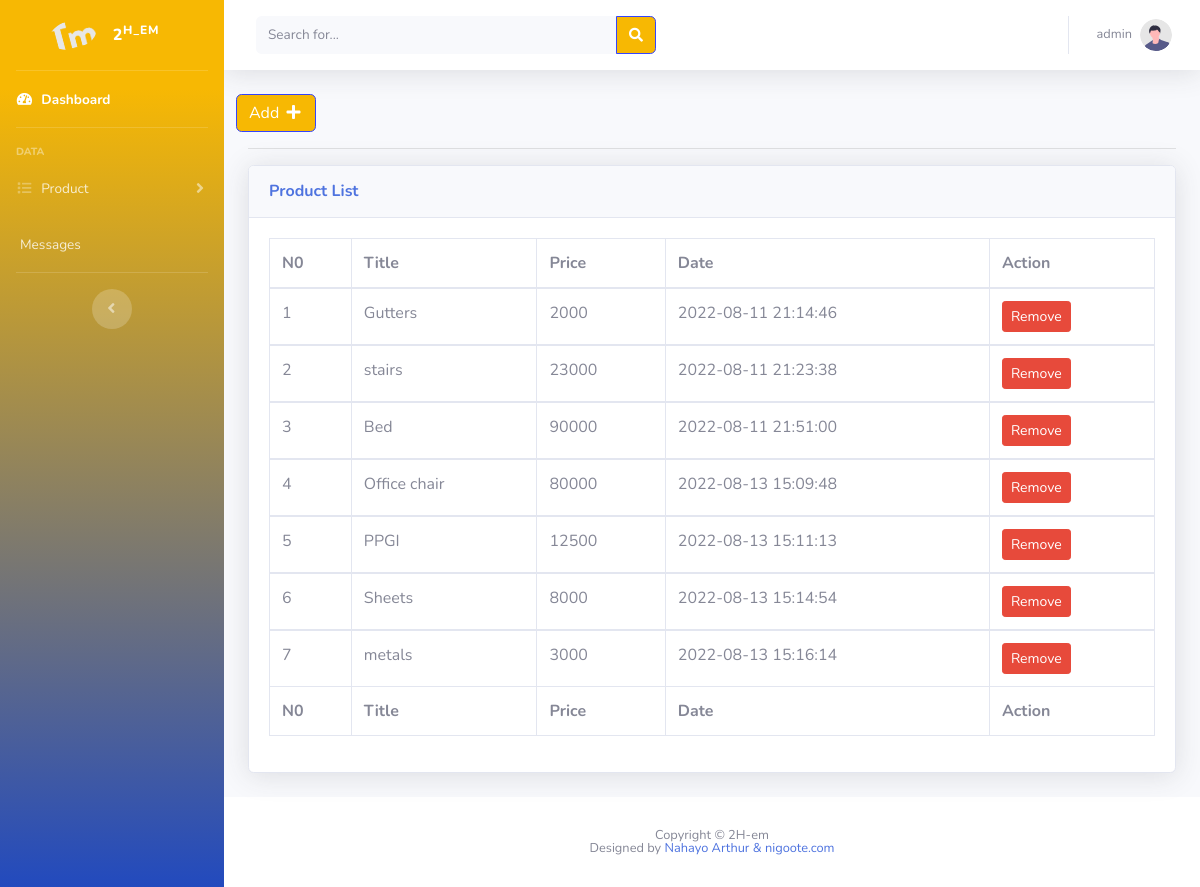
The page /user/product.php (signed in) on the database its author committed.
### tables this page shows
CREATE TABLE `producttbl` (
  `pid` int(11) NOT NULL,
  `PostTitle` varchar(200) NOT NULL,
  `PostDetails` longtext NOT NULL,
  `prodPrice` varchar(20) NOT NULL,
  `thumbnail` varchar(100) NOT NULL,
  `date` timestamp NOT NULL DEFAULT current_timestamp(),
  `status` int(2) NOT NULL
);

### user/product.php (the view, shortened to what this page needs)
<?php
include 'include/config.php';
if (strlen($_SESSION['admin_id']) == 0) {
    header('location: idex.php');
} else {
?>
<!DOCTYPE html>
<html lang="en">
<head>
    <link href="plugins/vendor/fontawesome-free/css/all.min.css" rel="stylesheet" type="text/css">
    <link href="plugins/css/sb-admin-2.css" rel="stylesheet">
    <link href="plugins/vendor/datatables/dataTables.bootstrap4.min.css" rel="stylesheet">
</head>
<body id="page-top">
    <div id="wrapper">
        <?php
            include 'include/sidebar.php';
       ?>
        <div id="content-wrapper" class="d-flex flex-column">
            <div id="content">
                <?php
                        include 'include/topbar.php'
                   ?>
                <div class="container-fluid">
                    <div class="row">
                        <a href="#" class="btn btn-primary" data-toggle="modal" data-target="#CategoryModal">Add <i
                                class="fas fa-fw fa-plus"></i></a>
                    </div>
                    <hr>
                    <div class="card shadow mb-4">
                        <div class="card-header py-3">
                            <h6 class="m-0 font-weight-bold text-primary">Product List</h6>
                        </div>
                        <div class="card-body">
                            <div class="table-responsive">
                                <table class="table table-bordered" id="dataTable" width="100%" cellspacing="0">
                                    <thead>
                                        <tr>
                                            <th>N0</th>
                                            <th>Title</th>
                                            <th>Price</th>
                                            <th>Date</th>
                                            <th>Action</th>
                                        </tr>
                                    </thead>
                                    <tfoot>
                                        <tr>
                                            <th>N0</th>
                                            <th>Title</th>
                                            <th>Price</th>
                                            <th>Date</th>
                                            <th>Action</th>
                                        </tr>
                                    </tfoot>
                                    <tbody>
                                        <?php
                                            $query = mysqli_query($con,"SELECT * FROM `producttbl`");
                                            if (mysqli_num_rows($query)<=0) {
                                                ?>
                                        <h1 style="color: red;">No data Founds !</h1>
                                        <?php
                                            } else {
                                            $number=1;
                                                while ($row1 = mysqli_fetch_array($query)) {
                                        ?>
                                        <tr>
                                            <td><?php echo $number;?></td>
                                            <td><?php echo $row1['PostTitle'];?></td>
                                            <td><?php echo $row1['prodPrice'];?></td>
                                            <td><?php echo $row1['date'];?></td>
                                            <td>
                                                <a href="#" class="btn btn-danger btn-sm">Remove</a>
                                            </td>
                                        </tr>
                                    </tbody>
                                    <?php
                                       $number+=1;
                                                }
                                            }
                                       ?>
                                </table>
                            </div>
                        </div>
                    </div>
                </div>
            </div>
            <?php
                include 'include/footer.php';
           ?>
        </div>
    </div>
</body>
</html>
<?php
   }
?>

### rows shown on the page
producttbl: PostTitle "Gutters", prodPrice "2000", date "2022-08-11 21:14:46"
producttbl: PostTitle "stairs", prodPrice "23000", date "2022-08-11 21:23:38"
producttbl: PostTitle "Bed", prodPrice "90000", date "2022-08-11 21:51:00"
producttbl: PostTitle "Office chair", prodPrice "80000", date "2022-08-13 15:09:48"
producttbl: PostTitle "PPGI", prodPrice "12500", date "2022-08-13 15:11:13"
producttbl: PostTitle "Sheets", prodPrice "8000", date "2022-08-13 15:14:54"
producttbl: PostTitle "metals", prodPrice "3000", date "2022-08-13 15:16:14"

### other values the page prints
$_SESSION['admin_username'] "admin"
